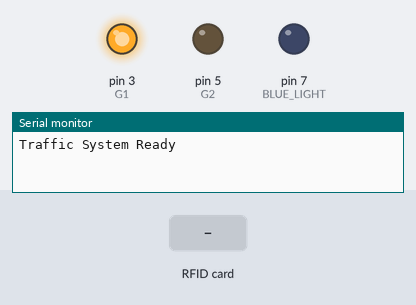
Bench run of a sketch on a simulated Arduino Uno, built with avr-gcc and run on an emulated ATmega328P. Parts: output pins drawn as LEDs (lit = HIGH), the last lines printed to the serial monitor. The test bench sets the inputs (shaded band). Pins used as bus, display or sensor lines are not drawn.

Above: at 1.2 s.
1.3 s: RFID card 5E 7A 19 C4 held to the reader
At 3.9 s:
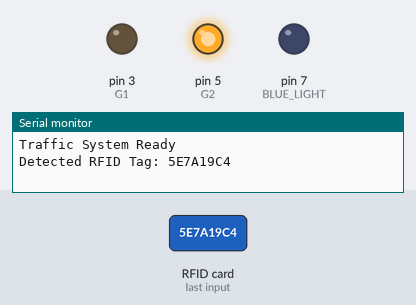
Timing chart, 0 to 13.6 s (numbered marks = the images above; inputs shaded):
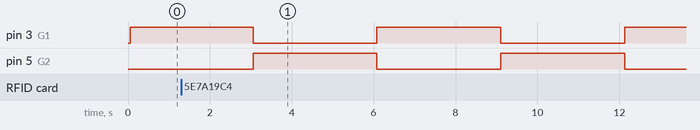

Measured:
- by itself, pin 3 (G1), pin 5 (G2): alternates HIGH for 3.0 s and LOW for 3.0 s

The sketch:

TrafficLightSystem.ino
```cpp
#include <SPI.h>
#include <MFRC522.h>

#define SS_PIN 10
#define RST_PIN 9
MFRC522 rfid(SS_PIN, RST_PIN);

// Lane 1 LEDs
#define R1 2
#define G1 3

// Lane 2 LEDs
#define R2 6
#define G2 5

// Emergency Blue
#define BLUE_LIGHT 7

String amb1 = "443F94";

void setup() {

  Serial.begin(9600);
  SPI.begin();
  rfid.PCD_Init();

  pinMode(R1,OUTPUT);
  pinMode(G1,OUTPUT);
  pinMode(R2,OUTPUT);
  pinMode(G2,OUTPUT);
  pinMode(BLUE_LIGHT,OUTPUT);

  Serial.println("Traffic System Ready");
}

void loop() {

  // Lane1 GREEN Lane2 RED
  digitalWrite(G1,HIGH);
  digitalWrite(R1,LOW);
  digitalWrite(R2,HIGH);
  digitalWrite(G2,LOW);

  delay(3000);

  checkRFID();

  // Lane1 RED Lane2 GREEN
  digitalWrite(G1,LOW);
  digitalWrite(R1,HIGH);
  digitalWrite(R2,LOW);
  digitalWrite(G2,HIGH);

  delay(3000);

  checkRFID();
}

void checkRFID(){

  if (rfid.PICC_IsNewCardPresent() && rfid.PICC_ReadCardSerial()) {

    String tagID="";

    for(byte i=0;i<rfid.uid.size;i++){
      tagID += String(rfid.uid.uidByte[i],HEX);
    }

    tagID.toUpperCase();

    Serial.print("Detected RFID Tag: ");
    Serial.println(tagID);

    if(tagID == amb1){
      activateEmergency();
    }

    rfid.PICC_HaltA();
    rfid.PCD_StopCrypto1();
  }
}

void activateEmergency(){

  Serial.println("🚑 Emergency Vehicle Detected");

  // Both lanes RED
  digitalWrite(R1,HIGH);
  digitalWrite(R2,HIGH);
  digitalWrite(G1,LOW);
  digitalWrite(G2,LOW);

  // Blue light ON
  digitalWrite(BLUE_LIGHT,HIGH);

  delay(4000);

  digitalWrite(BLUE_LIGHT,LOW);

  Serial.println("Returning to normal traffic");
}
```
